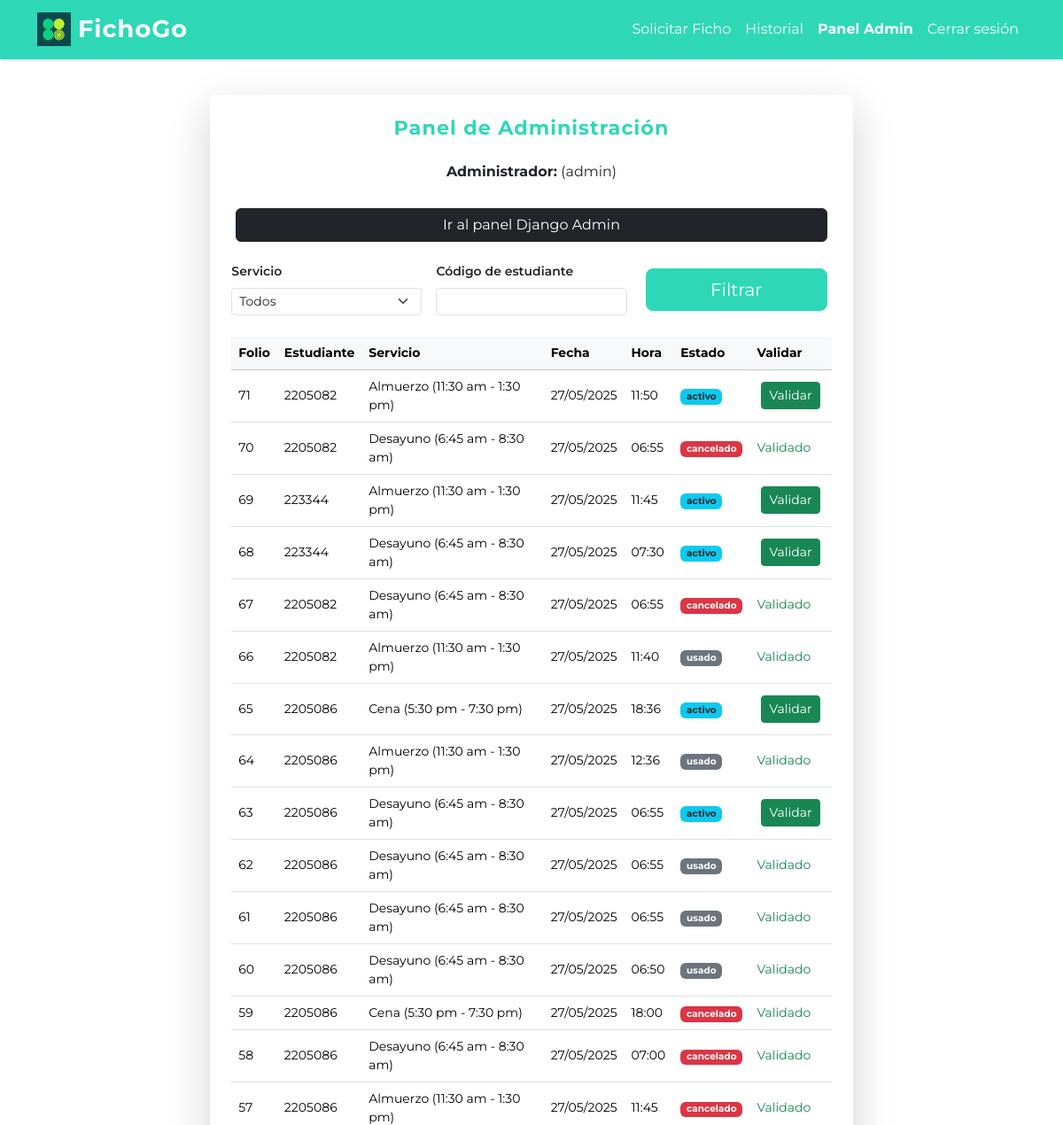
The app's page /panel-admin/ (signed in, upper part), older data.
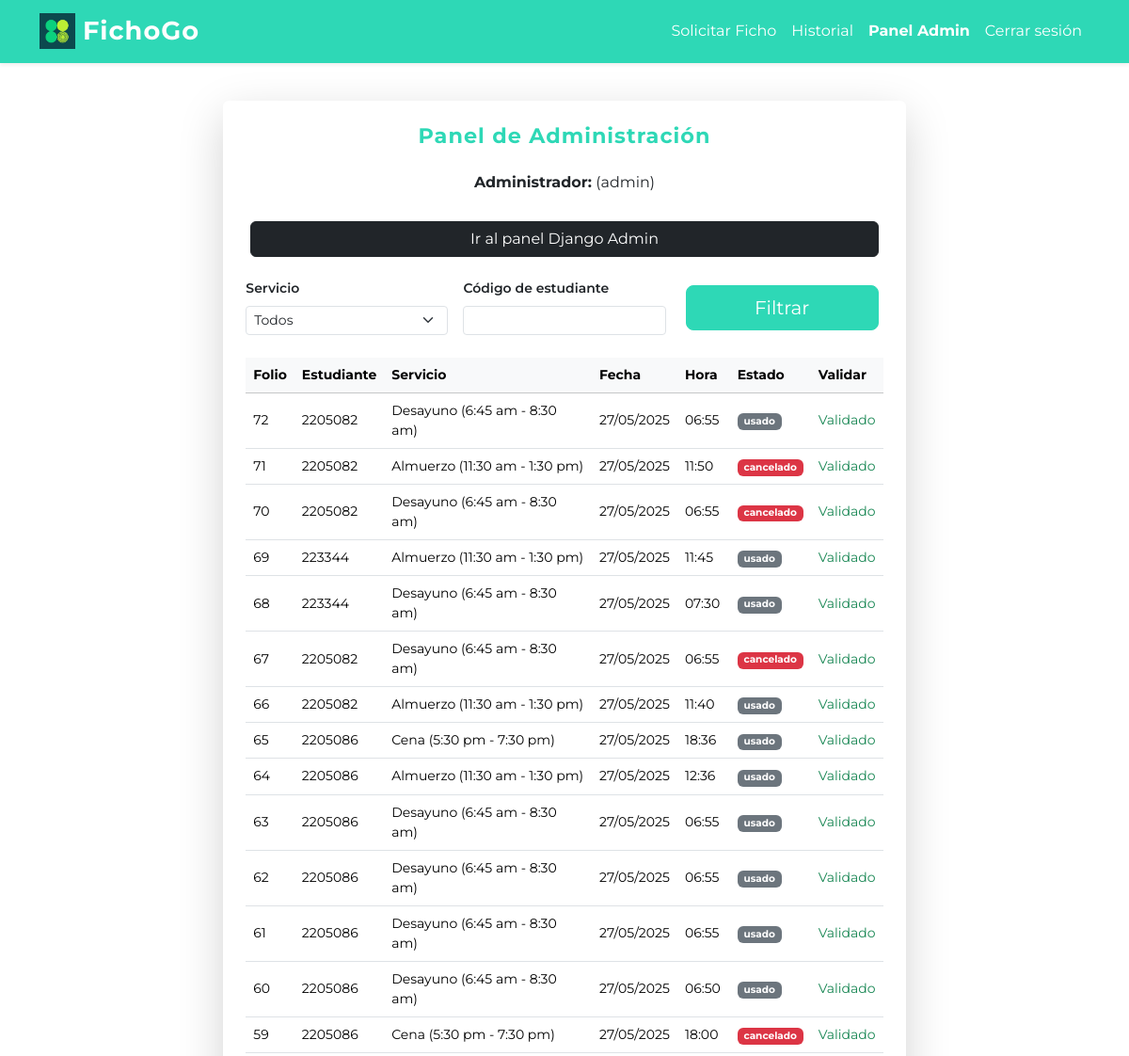
The same page, newer data.
### core/models.py (models this page shows, shortened)
class Ficho(models.Model):
    usuario = models.ForeignKey(settings.AUTH_USER_MODEL, on_delete=models.CASCADE)
    cupo = models.ForeignKey(Cupo, on_delete=models.CASCADE)
    hora = models.TimeField()
    estado = models.CharField(max_length=20, choices=[('activo', 'Activo'), ('cancelado', 'Cancelado')], default='activo')
    fecha_creacion = models.DateTimeField(auto_now_add=True)
    codigo_qr = models.ImageField(upload_to='qr/', blank=True, null=True)
    hora_validacion = models.DateTimeField(null=True, blank=True)

class Cupo(models.Model):
    SERVICIOS = [
        ('desayuno', 'Desayuno (6:45 am - 8:30 am)'),
        ('almuerzo', 'Almuerzo (11:30 am - 1:30 pm)'),
        ('cena', 'Cena (5:30 pm - 7:30 pm)')
    ]
    nombre_servicio = models.CharField(max_length=100, choices=SERVICIOS, verbose_name='Servicio')
    cantidad_total = models.PositiveIntegerField()
    cantidad_disponible = models.PositiveIntegerField()
    fecha = models.DateField()

### core/views.py (the view, shortened to what this page needs)
# urls.py: path('panel-admin/', views.panel_admin, name='panel_admin'),
@staff_member_required
def panel_admin(request):
    from .models import Cupo  # Asegura que Cupo esté disponible siempre
    total_fichos = Ficho.objects.count()
    fichos_hoy = Ficho.objects.filter(cupo__fecha=timezone.now().date()).count()
    fichos_usados = Ficho.objects.filter(estado__in=['usado', 'validado']).count()
    fichos_cancelados = Ficho.objects.filter(estado='cancelado').count()
    fichos_activos = Ficho.objects.filter(estado='activo').count()
    servicio_filtro = request.GET.get('servicio')
    codigo_estudiante = request.GET.get('codigo_estudiante')
    fichos_filtrados = Ficho.objects.all().order_by('-fecha_creacion')
    if servicio_filtro in ['desayuno', 'almuerzo', 'cena']:
        fichos_filtrados = fichos_filtrados.filter(cupo__nombre_servicio=servicio_filtro)
    if codigo_estudiante:
        fichos_filtrados = fichos_filtrados.filter(usuario__username__icontains=codigo_estudiante)
    fichos_para_validar = Ficho.objects.filter(estado='activo').order_by('cupo__fecha', 'hora')
    cupos = Cupo.objects.all().order_by('-fecha')
    return render(request, 'core/panel_admin.html', {
        'total_fichos': total_fichos,
        'fichos_hoy': fichos_hoy,
        'fichos_usados': fichos_usados,
        'fichos_cancelados': fichos_cancelados,
        'fichos_activos': fichos_activos,
        'fichos_filtrados': fichos_filtrados,
        'cupos': cupos,
        'servicio_filtro': servicio_filtro,
        'codigo_estudiante': codigo_estudiante,
        'fichos_para_validar': fichos_para_validar
    })

### core/templates/core/panel_admin.html (shortened to what the changed rows need)
{% extends 'core/base.html' %}
{% block content %}
<div class="container py-3 px-1 px-sm-2">
    <div class="row justify-content-center">
        <div class="col-12 col-sm-11 col-md-10 col-lg-9 col-xl-8">
            <div class="card shadow-lg border-0 mb-4">
                <div class="card-body p-3 p-md-4">
                    <h2 class="card-title text-center mb-4 text-primary fw-bold" style="letter-spacing:1px; font-size:1.4rem;">Panel de Administración</h2>
                    <div class="table-responsive mb-4">
                        <table class="table table-hover align-middle small">
                            <thead class="table-light">
                                <tr>
                                    <th>Folio</th>
                                    <th>Estudiante</th>
                                    <th>Servicio</th>
                                    <th>Fecha</th>
                                    <th>Hora</th>
                                    <th>Estado</th>
                                    <th>Validar</th>
                                </tr>
                            </thead>
                            <tbody>
                                {% for ficho in fichos_filtrados %}
                                <tr>
                                    <td>{{ ficho.id }}</td>
                                    <td>{{ ficho.usuario.username }}</td>
                                    <td>{{ ficho.cupo.get_nombre_servicio_display }}</td>
                                    <td>{{ ficho.cupo.fecha|date:'d/m/Y' }}</td>
                                    <td>{{ ficho.hora }}</td>
                                    <td>
                                        {% if ficho.estado == 'activo' %}
                                            <span class="badge bg-info text-dark">{{ ficho.estado }}</span>
                                        {% elif ficho.estado == 'cancelado' %}
                                            <span class="badge bg-danger">{{ ficho.estado }}</span>
                                        {% elif ficho.estado == 'usado' or ficho.estado == 'validado' %}
                                            <span class="badge bg-secondary">{{ ficho.estado }}</span>
                                        {% else %}
                                            <span class="badge bg-light text-dark">{{ ficho.estado }}</span>
                                        {% endif %}
                                    </td>
                                    <td>
                                        {% if ficho.estado == 'activo' %}
                                        <form method="post" action="{% url 'validar_ficho' ficho.id %}" class="d-inline">
                                            <button type="submit" class="btn btn-success btn-sm">Validar</button>
                                        </form>
                                        {% else %}
                                            <span class="text-success">Validado</span>
                                        {% endif %}
                                    </td>
                                </tr>
                                {% empty %}
                                <tr><td colspan="7" class="text-center">No hay fichos para mostrar.</td></tr>
                                {% endfor %}
                            </tbody>
                        </table>
                    </div>
                </div>
            </div>
        </div>
    </div>
</div>
{% endblock %}

Row changes from the older to the newer data that the page shows:
no longer on this page (row unchanged): Ficho: id "58", usuario.username "2205086", cupo.nombre_servicio "Desayuno (6:45 am - 8:30 am)", cupo.fecha "27/05/2025", hora "07:00", estado "cancelado", shows "Validado"
no longer on this page (row unchanged): Ficho: id "57", usuario.username "2205086", cupo.nombre_servicio "Almuerzo (11:30 am - 1:30 pm)", cupo.fecha "27/05/2025", hora "11:45", estado "cancelado", shows "Validado"
added Ficho: id "72", usuario.username "2205082", cupo.nombre_servicio "Desayuno (6:45 am - 8:30 am)", cupo.fecha "27/05/2025", hora "06:55", estado "usado", shows "Validado"
changed Ficho id 71: estado "activo" → "cancelado"; estado "Validar" → "Validado"
changed Ficho id 69: estado "activo" → "usado"; estado "Validar" → "Validado"
changed Ficho id 68: estado "activo" → "usado"; estado "Validar" → "Validado"
changed Ficho id 65: estado "activo" → "usado"; estado "Validar" → "Validado"
changed Ficho id 63: estado "activo" → "usado"; estado "Validar" → "Validado"
